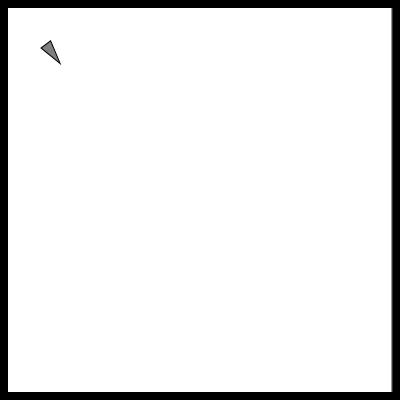
Frame 1 (no input)
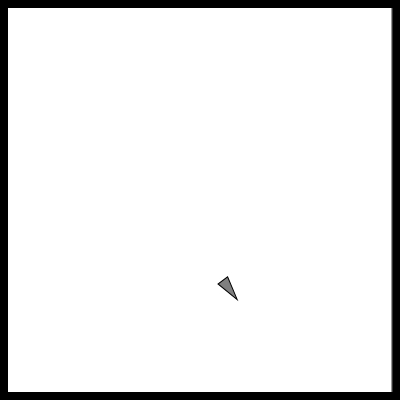
Frame 60 (no input)
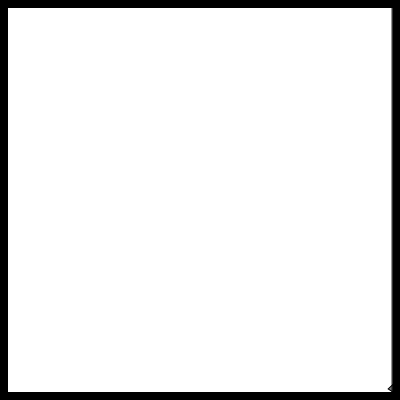
Frame 120 (the mouse pressed at the canvas centre since frame 60)

The p5.js sketch that drew these frames (run headless with seeded random() and noise() and a simulated clock; from frame 60 on, the mouse is pressed at the canvas centre):

// p5.js sketch
// ── sketch.js


let vehicle;
let wall;
let target;

function setup() {
  createCanvas(400, 400);
  vehicle = new Vehicle (50, 50);
  wall = new Wall(15);
  
}

function draw() {
  background(255);
  // target = new Target(random(width), random(height));
  // vehicle.seek(target.position);
  vehicle.stickWithinWall();
  vehicle.run();
  wall.show();
  // target.show();

}



class Vehicle{
  constructor(x, y){
    this.position = createVector(x, y);
    this.velocity = createVector(3, 4);
    this.acceleration = createVector();
    this.maxspeed = 5;
    this.maxforce = 0.2;
    this.r = 6;
    this.theta = 0;
    this.offset = 25;
  }
  
  run(){
    this.update();
    // this.checkEdges();
    this.show();
  }
  
  update(){
    this.velocity.add(this.acceleration);
    this.velocity.limit(this.maxspeed);
    this.position.add(this.velocity);
    this.acceleration.mult(0);   
    // console.log(this.position);
  }
  
  seek(target){
    let desiredVelocity = p5.Vector.sub(target, this.position);
    desiredVelocity.setMag(this.maxspeed);
    let steerForce = p5.Vector.sub(desiredVelocity, this.velocity);
    steerForce.limit(this.maxforce);
    this.applyForce(steerForce);
    
  }
  
  
  stickWithinWall(){
    // Start with a null desired velocity.
    let desired = null;
//     let distToTop = this.position.y-wall.thickness;
//     let distToBottom = height-wall.thickness - this.position.y;
//     let distToLeft = this.position.x - wall.thickness;
//     let distToRight = width-wall.thickness-this.position.x;

//     if (distToTop <= this.offset+this.r ){
//       desired = createVector(0, 1);
//     }else if (distToBottom <= this.offset+this.r){
//       desired = createVector(0, -1);
//     }else if (distToLeft <= this.offset+this.r) {
//       desired = createVector(1, 0);
//     }else if (distToRight <= this.offset+this.r ){
//       desired = createVector(-1, 0);
//     }
    
    if (this.position.x < this.offset) {
      desired = createVector(this.maxspeed, this.velocity.y);
    } else if (this.position.x > width - this.offset) {
      desired = createVector(-this.maxspeed, this.velocity.y);
    }
    if (this.position.y < this.offset) {
      desired = createVector(this.velocity.x, this.maxspeed);
    } else if (this.position.y > height - this.offset) {
      desired = createVector(this.velocity.x, -this.maxspeed);
    }
    
    // if desired is not null, then use the desired vector to apply steer force, otherwise, do seek(target)
    if (desired){
      desired.setMag(this.maxspeed);
      let steerForce = p5.Vector.sub(desired, this.velocity);
      steerForce.limit(this.maxforce);
      this.applyForce(steerForce);
    }
    // else{
    //   this.seek(target.position);
    // }
  }
  
 
  applyForce(force){
    this.acceleration.add(force);
    console.log(this.acceleration.copy());
  }
  
  show(){
    // The vehicle is a triangle pointing in the direction of velocity.
    let angle = this.velocity.heading();
    fill(127);
    stroke(0);
    push();
    translate(this.position.x, this.position.y);
    rotate(angle);
    beginShape();
    vertex(this.r * 2, 0);
    vertex(-this.r * 2, -this.r);
    vertex(-this.r * 2, this.r);
    endShape(CLOSE);
    pop();
  }
  
  checkEdges(){
    if (this.position.x >= width){
      this.position.x = 0;
    }else if(this.position.x <= 0){
      this.position.x = width;
    }
    
    if (this.position.y >= height){
      this.position.y = 0;
    }else if(this.position.y <= 0){
      this.position.y = height;
    }
  }
  
}

class Wall{
  constructor(thickness){
    this.thickness = thickness;
  }
  
  show(){
    fill(0)
    rectMode(CENTER);
    rect(width/2, 0, width, this.thickness);
    rect(width/2, height, width, this.thickness);
    rect(0, height/2, this.thickness, height);
    rect(width, height/2, this.thickness, height);
  }
}


class Target{
  constructor(x, y){
    this.position = createVector(x, y);
  }
  
  show(){
    fill(100);
    strokeWeight(2);
    circle(this.position.x, this.position.y, 50);
  }
}
